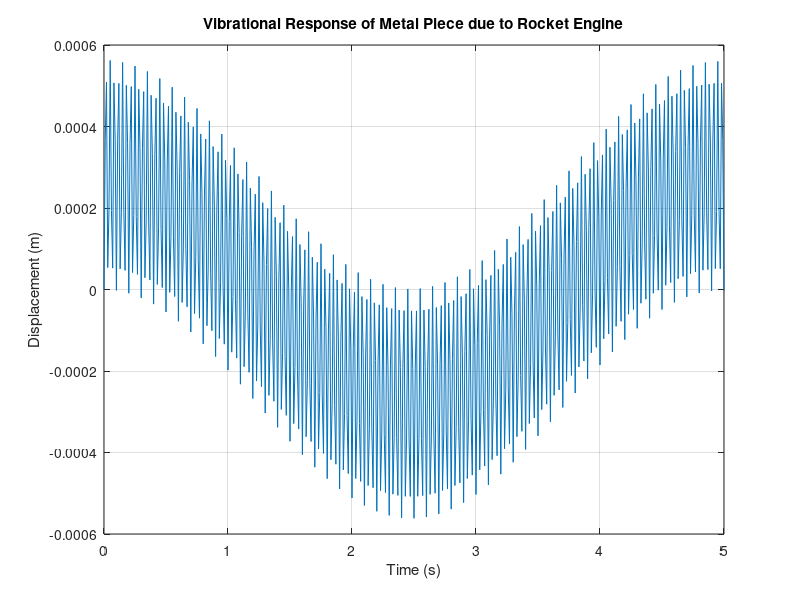

This chart was generated by the following MATLAB code:
%%%%%%%%%%%%%%%%%%%%%%%%%%%%%%%%%%%%%%%%%%%%%%%%%%%%%%%%%%%%%%%%%%
% Jose G Barrera
% 20240125
% The purpose of this code is to complete a 1st order approximation of
% metal vibrations due to an external force. The approximation is modeled
% After a Spring-mass-damped system (Metal) and external force (rocket)
%%%%%%%%%%%%%%%%%%%%%%%%%%%%%%%%%%%%%%%%%%%%%%%%%%%%%%%%%%%%%%%%%%

% Defining system constants, Note: Damping coefficients taken from 
% Vince Adams and Abraham Askenazi
% Building Better Products with Finite Element Analysis
m = 10; % Mass of Metal (kg)
k = 16; % Spring constant of Aluminum (N/m) derived through young's modulus
c = 0.04; % Damping coefficient (N*s/m) "Continous Metal Structure"

% Natural frequency and damping ratio
wn = sqrt(k / m); % Natural frequency (rad/s)
zeta = c / (2*sqrt(m*k)); % Damping ratio

% Defining external forces from rocket
F0 = 100; % Amplitude of force (N) 
f = 30; % Frequency of force (Hz)
omega = 2*pi*f; % Angular frequency (rad/s)

% Time vector
t = 0:0.01:5; % Time from 0 to 5 seconds with 0.01 second intervals


% Spring mass damped system with external force ODE
odefun = @(t, y) [y(2); (F0*cos(omega*t) - c*y(2) - k*y(1)) / m];
y0 = [0; 0]; % Initial conditions (initial displacement and velocity)

% ODE Solver
[t, y] = ode45(odefun, t, y0);

% Plot
figure;
plot(t, y(:,1));
grid on;
xlabel('Time (s)');
ylabel('Displacement (m)');
title('Vibrational Response of Metal Piece due to Rocket Engine');
